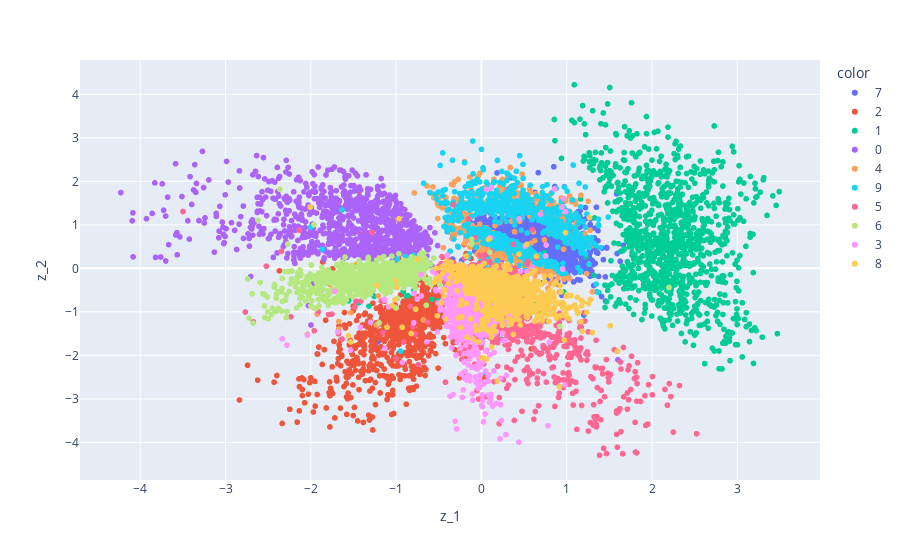

This figure's notebook cell:
### Markdown cell above
## Espace Latent

### Code cell
vae.latent_feature(x_test, label = y_test, plot2D = True)

### Figure 1 — Plotly figure (JSON) as saved in the notebook; plotly's stock layout.template omitted (floating-point values rounded to 4 significant figures; data arrays with more than 128 entries replaced by an {"elided": "..."} marker saying what was removed)
{"data": [{"hovertemplate": "color=7<br>z_1=%{x}<br>z_2=%{y}<extra></extra>", "legendgroup": "7", "marker": {"color": "#636efa", "symbol": "circle"}, "mode": "markers", "name": "7", "showlegend": true, "type": "scattergl", "x": {"elided": "1028 float values"}, "xaxis": "x", "y": {"elided": "1028 float values"}, "yaxis": "y"}, {"hovertemplate": "color=2<br>z_1=%{x}<br>z_2=%{y}<extra></extra>", "legendgroup": "2", "marker": {"color": "#EF553B", "symbol": "circle"}, "mode": "markers", "name": "2", "showlegend": true, "type": "scattergl", "x": {"elided": "1032 float values"}, "xaxis": "x", "y": {"elided": "1032 float values"}, "yaxis": "y"}, {"hovertemplate": "color=1<br>z_1=%{x}<br>z_2=%{y}<extra></extra>", "legendgroup": "1", "marker": {"color": "#00cc96", "symbol": "circle"}, "mode": "markers", "name": "1", "showlegend": true, "type": "scattergl", "x": {"elided": "1135 float values"}, "xaxis": "x", "y": {"elided": "1135 float values"}, "yaxis": "y"}, {"hovertemplate": "color=0<br>z_1=%{x}<br>z_2=%{y}<extra></extra>", "legendgroup": "0", "marker": {"color": "#ab63fa", "symbol": "circle"}, "mode": "markers", "name": "0", "showlegend": true, "type": "scattergl", "x": {"elided": "980 float values"}, "xaxis": "x", "y": {"elided": "980 float values"}, "yaxis": "y"}, {"hovertemplate": "color=4<br>z_1=%{x}<br>z_2=%{y}<extra></extra>", "legendgroup": "4", "marker": {"color": "#FFA15A", "symbol": "circle"}, "mode": "markers", "name": "4", "showlegend": true, "type": "scattergl", "x": {"elided": "982 float values"}, "xaxis": "x", "y": {"elided": "982 float values"}, "yaxis": "y"}, {"hovertemplate": "color=9<br>z_1=%{x}<br>z_2=%{y}<extra></extra>", "legendgroup": "9", "marker": {"color": "#19d3f3", "symbol": "circle"}, "mode": "markers", "name": "9", "showlegend": true, "type": "scattergl", "x": {"elided": "1009 float values"}, "xaxis": "x", "y": {"elided": "1009 float values"}, "yaxis": "y"}, {"hovertemplate": "color=5<br>z_1=%{x}<br>z_2=%{y}<extra></extra>", "legendgroup": "5", "marker": {"color": "#FF6692", "symbol": "circle"}, "mode": "markers", "name": "5", "showlegend": true, "type": "scattergl", "x": {"elided": "892 float values"}, "xaxis": "x", "y": {"elided": "892 float values"}, "yaxis": "y"}, {"hovertemplate": "color=6<br>z_1=%{x}<br>z_2=%{y}<extra></extra>", "legendgroup": "6", "marker": {"color": "#B6E880", "symbol": "circle"}, "mode": "markers", "name": "6", "showlegend": true, "type": "scattergl", "x": {"elided": "958 float values"}, "xaxis": "x", "y": {"elided": "958 float values"}, "yaxis": "y"}, {"hovertemplate": "color=3<br>z_1=%{x}<br>z_2=%{y}<extra></extra>", "legendgroup": "3", "marker": {"color": "#FF97FF", "symbol": "circle"}, "mode": "markers", "name": "3", "showlegend": true, "type": "scattergl", "x": {"elided": "1010 float values"}, "xaxis": "x", "y": {"elided": "1010 float values"}, "yaxis": "y"}, {"hovertemplate": "color=8<br>z_1=%{x}<br>z_2=%{y}<extra></extra>", "legendgroup": "8", "marker": {"color": "#FECB52", "symbol": "circle"}, "mode": "markers", "name": "8", "showlegend": true, "type": "scattergl", "x": {"elided": "974 float values"}, "xaxis": "x", "y": {"elided": "974 float values"}, "yaxis": "y"}], "layout": {"legend": {"title": {"text": "color"}, "tracegroupgap": 0}, "margin": {"t": 60}, "xaxis": {"anchor": "y", "domain": [0, 1], "title": {"text": "z_1"}}, "yaxis": {"anchor": "x", "domain": [0, 1], "title": {"text": "z_2"}}}}
